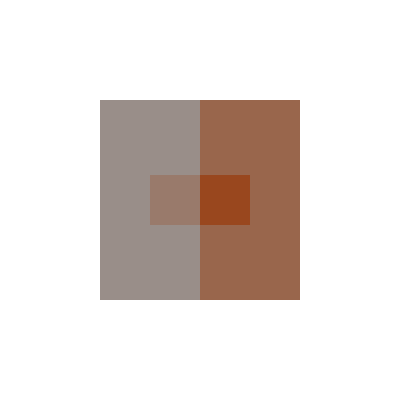
Frame 1 (no input)
Frame 2 (the mouse pressed at the canvas centre, redrawn once): identical to frame 1, image omitted

The Processing sketch that drew this single still picture (run headless with seeded random() and noise(); the mouse was pressed at the canvas centre and the sketch redrawn once):

// Processing sketch: sketch_190203a
// ── sketch_190203a.pde
colorBox cb1, cb2, cb3, cb4;

void setup() {
  size(400, 400);
  //Hue色相 (0-360), Saturation彩度 (0-100%), Brightness明度 (0-100%)
  colorMode(HSB, 360, 100, 100);
  background(0, 0, 100); //白
  noLoop();
  cb1 = new colorBox(width/2 - 50, height/2, 100, 200, 20, 10, 60);
  cb2 = new colorBox(width/2 - 25, height/2, 50, 50, 20, 30, 60);
  cb3 = new colorBox(width/2 + 50, height/2, 100, 200, 20, 50, 60);
  cb4 = new colorBox(width/2 + 25, height/2, 50, 50, 20, 80, 60);
}

void draw() {
  cb1.display();
  cb2.display();
  cb3.display();
  cb4.display();
  save("20190204.png");
}

class colorBox {
  float boxCentX;
  float boxCentY;
  float boxWidth;
  float boxHeight;
  float hue;
  float sat;
  float bright;
  colorBox(float _boxCentX, float _boxCentY, float _boxWidth, float _boxHeight, 
      float _hue, float _sat, float _bright) {
    boxCentX = _boxCentX;
    boxCentY = _boxCentY;
    boxWidth = _boxWidth;
    boxHeight = _boxHeight;
    hue = _hue;
    sat = _sat;
    bright = _bright;
  }

  void display() {
    noStroke();
    fill(hue, sat, bright);
    rect(boxCentX - boxWidth/2, boxCentY - boxHeight/2, boxWidth, boxHeight);
  }
}

// ── ColorBox.pde

class ColorBox {
  float boxCentX;
  float boxCentY;
  float boxWidth;
  float boxHeight;
  float hue;
  float sat;
  float tsat;
  float bright;
  float tbright;
  ColorBox(float _boxCentX, float _boxCentY, float _boxWidth, float _boxHeight, 
    float _hue, float _sat, float _bright) {
    boxCentX = _boxCentX;
    boxCentY = _boxCentY;
    boxWidth = _boxWidth;
    boxHeight = _boxHeight;
    hue = _hue;
    sat = _sat;
    bright = _bright;
    tsat = random(0, 10000);
    tbright = random(0, 10000);
  }

  void display() {
    stroke(0, 0, 100);
    fill(hue, sat, bright);
    rect(boxCentX - boxWidth/2, boxCentY - boxHeight/2, boxWidth, boxHeight);
  }
}

// ── SheerBox.pde

class SheerBox extends ColorBox {
  float alpha;
  SheerBox (float _boxCentX, float _boxCentY, float _boxWidth, float _boxHeight, 
    float _hue, float _sat, float _bright, float _alpha) {
    super( _boxCentX,  _boxCentY,  _boxWidth,  _boxHeight, 
     _hue,  _sat,  _bright);
    alpha = _alpha;
  }
  void display() {
    noStroke();
    fill(hue, sat, bright, alpha);
    rect(boxCentX - boxWidth/2, boxCentY - boxHeight/2, boxWidth, boxHeight);
  }
  
  void move() {
    boxCentX += random(-3, 3);
    boxCentY += random(-3 ,3);
  }
}
